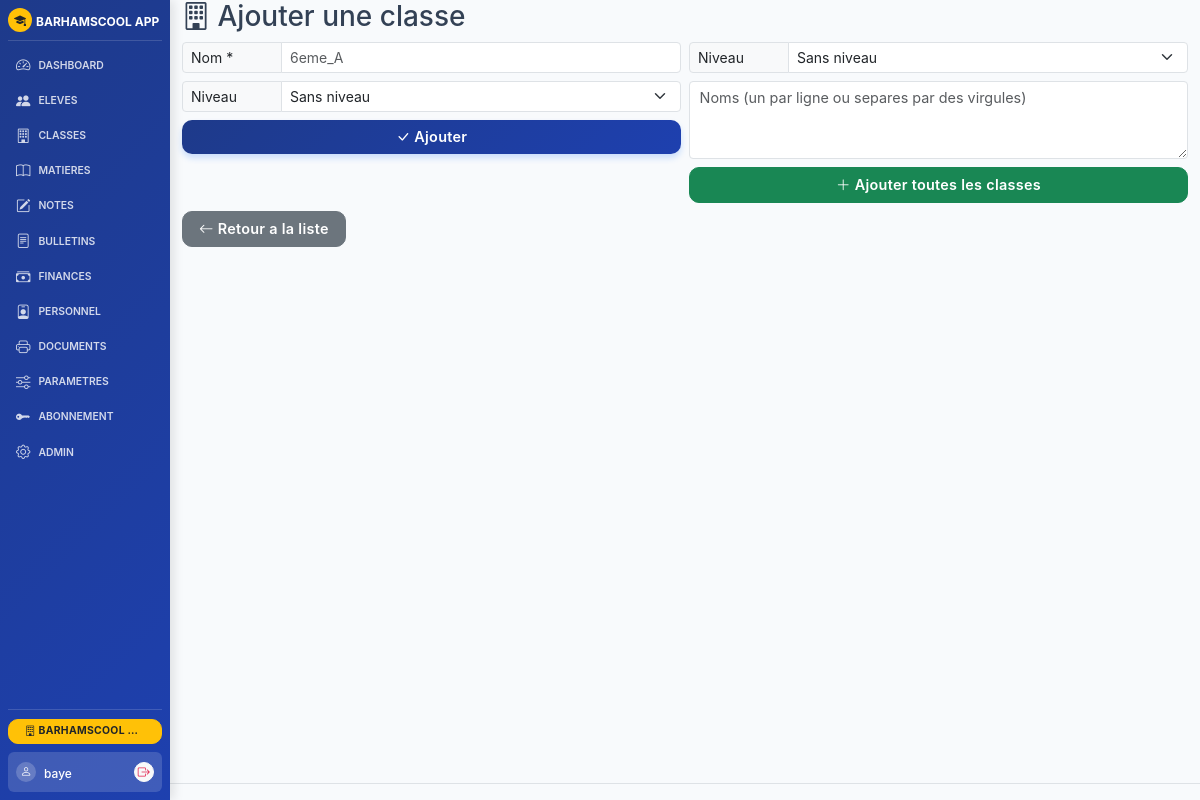
The app's page /classes/ajouter (signed in) with its own data.
### models.py (models this page shows, shortened)
class Ecole(db.Model):
    id = db.Column(db.Integer, primary_key=True)
    nom = db.Column(db.String(200), default='BARHAMSCOOL APP')
    identifiant = db.Column(db.String(50), unique=True, nullable=True)
    adresse = db.Column(db.String(300), default='ZAC MBAO CITE CAPEC')
    tel = db.Column(db.String(100), default='338369035-772601310-777385032')
    annee_scolaire = db.Column(db.String(20), default='2024-2025')
    zone = db.Column(db.String(100), default='RUFISQUE')
    dev = db.Column(db.String(200), default='Abdou Diatta - Barham Informatique')
    email = db.Column(db.String(150), default='')
    type_ecole = db.Column(db.String(100), default='')
    directeur = db.Column(db.String(150), default='')
    chef_etablissement = db.Column(db.String(150), default='')
    slogan = db.Column(db.String(300), default='')
    autorisation = db.Column(db.String(100), default='')
    code_etablissement = db.Column(db.String(50), default='')
    ia = db.Column(db.String(100), default='')
    ief = db.Column(db.String(100), default='')
    session_timeout = db.Column(db.Integer, default=30)  # en minutes
    max_login_attempts = db.Column(db.Integer, default=5)
    lockout_duration = db.Column(db.Integer, default=15)  # en minutes
    ip_whitelist = db.Column(db.Text, default='')  # IPs autorisées (séparées par virgule)
    smtp_server = db.Column(db.String(150), default='')
    smtp_port = db.Column(db.Integer, default=587)
    smtp_user = db.Column(db.String(150), default='')
    smtp_password = db.Column(db.String(150), default='')
    smtp_use_tls = db.Column(db.Boolean, default=True)
    email_expediteur = db.Column(db.String(150), default='')

class User(UserMixin, db.Model):
    id = db.Column(db.Integer, primary_key=True)
    username = db.Column(db.String(80), unique=True, nullable=False)
    password_hash = db.Column(db.String(256), nullable=False)
    role = db.Column(db.String(50), default='user')
    ecole_id = db.Column(db.Integer, db.ForeignKey('ecole.id'), nullable=True)
    created_at = db.Column(db.DateTime, default=lambda: datetime.now(timezone.utc))
    last_login = db.Column(db.DateTime, nullable=True)
    identifiant = db.Column(db.String(50), unique=True, nullable=True)
    ecole = db.relationship('Ecole', backref='users')

### routes_classes.py (the view, shortened to what this page needs)
@app.route('/classes/ajouter', methods=['GET','POST'])
@login_required
def classe_ajouter():
    ecole_id = get_current_ecole_id()
    e = Ecole.query.get(ecole_id)
    return render_template('classes/form.html', ecole=e)

### app.py (called while the page is built, shortened)
def get_current_ecole_id():
    if 'ecole_id' in session:
        return session['ecole_id']
    ecole = Ecole.query.first()
    if ecole:
        session['ecole_id'] = ecole.id
        return ecole.id
    return 1

def get_current_annee():
    annee_session = session.get('annee_scolaire')
    if annee_session and str(annee_session).strip().lower() != 'none':
        return annee_session

@app.context_processor
def inject_globals():
    try:
        ecole_id = get_current_ecole_id()
        ecole = Ecole.query.get(ecole_id)
        if not ecole:
            ecole = Ecole.query.first()
            if ecole: session['ecole_id'] = ecole.id
        all_ecoles = Ecole.query.all()
        annees = AnneeScolaire.query.filter_by(ecole_id=ecole_id).order_by(AnneeScolaire.annee.desc()).all()
        current_annee = get_current_annee()
    except Exception:
        ecole = None
        all_ecoles = []
        annees = []
        current_annee = get_current_annee()
    return dict(ecole=ecole, all_ecoles=all_ecoles, all_annees=annees, current_annee=current_annee)

@app.context_processor
def inject_licence_status():
    from flask_login import current_user
    from models import Licence
    try:
        if current_user.is_authenticated and current_user.role != 'super_users':
            ecole_id = get_current_ecole_id()
            licence = Licence.licence_active_for_ecole(ecole_id)
            if licence:
                return {
                    'has_licence': True,
                    'est_essai': licence.essai,
                    'jours_restants': licence.jours_restants
                }
            return {'has_licence': False, 'est_essai': False, 'jours_restants': 0}
    except:
        pass
    return {'has_licence': True, 'est_essai': False, 'jours_restants': 0}  # super_users = toujours true

### routes_auth.py (called while the page is built)
@login_manager.user_loader
def load_user(id): return User.query.get(int(id))

### templates/classes/form.html (shortened to what this page needs)
{% extends "base.html" %}
{% block content %}
<h3 class="mb-2"><i class="bi bi-building"></i> {{ 'Modifier' if classe else 'Ajouter' }} une classe</h3>
{% if classe %}
<div class="card shadow-sm"><div class="card-body">
<form method="POST">
    <div class="row g-3">
        <div class="col-md-6">
            <label class="form-label fw-bold">Nom de la classe *</label>
            <input type="text" name="nom" class="form-control" value="{{ classe.nom if classe }}" placeholder="Ex: 6E_A, CE1B, TLE_S2" required>
        </div>
        <div class="col-md-6">
            <label class="form-label fw-bold">Niveau</label>
            <select name="niveau" class="form-select">
                <option value="">Sans niveau</option>
                <option value="Prescolaire" {% if classe.niveau=='Prescolaire' %}selected{% endif %}>Prescolaire</option>
                <option value="Elementaire" {% if classe.niveau=='Elementaire' %}selected{% endif %}>Elementaire</option>
                <option value="Moyen Secondaire" {% if classe.niveau=='Moyen Secondaire' %}selected{% endif %}>Moyen Secondaire</option>
                <option value="Secondaire" {% if classe.niveau=='Secondaire' %}selected{% endif %}>Secondaire</option>
            </select>
        </div>
    </div>
    <hr>
    <button type="submit" class="btn btn-primary"><i class="bi bi-check-lg"></i> Enregistrer</button>
    <a href="{{ url_for('classes') }}" class="btn btn-secondary"><i class="bi bi-arrow-left"></i> Retour</a>
</form>
</div></div>
{% else %}
<div class="row g-2">
    <div class="col-md-6">
        <form method="POST">
            <div class="input-group input-group-sm mb-2">
                <span class="input-group-text" style="width:100px;">Nom *</span>
                <input type="text" name="nom" class="form-control" placeholder="6eme_A" required>
            </div>
            <div class="input-group input-group-sm mb-2">
                <span class="input-group-text" style="width:100px;">Niveau</span>
                <select name="niveau" class="form-select">
                    <option value="">Sans niveau</option>
                </select>
            </div>
            <button type="submit" class="btn btn-primary btn-sm w-100"><i class="bi bi-check-lg"></i> Ajouter</button>
        </form>
    </div>
    <div class="col-md-6">
        <form method="POST" action="{{ url_for('classe_ajouter') }}">
            <div class="input-group input-group-sm mb-2">
                <span class="input-group-text" style="width:100px;">Niveau</span>
                <select name="niveau" class="form-select">
                    <option value="">Sans niveau</option>
                </select>
            </div>
            <div class="mb-2">
                <textarea name="noms" class="form-control form-control-sm" rows="3" placeholder="Noms (un par ligne ou separes par des virgules)" required></textarea>
            </div>
            <button type="submit" class="btn btn-success btn-sm w-100"><i class="bi bi-plus-lg"></i> Ajouter toutes les classes</button>
        </form>
    </div>
</div>
<div class="mt-2">
    <a href="{{ url_for('classes') }}" class="btn btn-secondary btn-sm"><i class="bi bi-arrow-left"></i> Retour a la liste</a>
</div>
{% endif %}
{% endblock %}

### templates/base.html (shortened to what this page needs)
<!DOCTYPE html>
<html lang="fr">
<head>
    <link href="https://cdn.jsdelivr.net/npm/bootstrap@5.3.3/dist/css/bootstrap.min.css" rel="stylesheet">
    <link href="https://cdn.jsdelivr.net/npm/bootstrap-icons@1.11.3/font/bootstrap-icons.min.css" rel="stylesheet">
    <link href="{{ url_for('static', filename='css/style.css') }}?v=3" rel="stylesheet">
</head>
<body>
    <div class="app-layout {% if not current_user.is_authenticated %}no-sidebar{% endif %}">
        {% if current_user.is_authenticated %}
        <aside class="app-sidebar text-white" id="appSidebar">
            <div class="sidebar-brand">
                <div class="brand-icon bg-warning text-dark rounded-circle me-1" style="width:24px; height:24px; display:flex; align-items:center; justify-content:center; flex-shrink: 0;">
                    <i class="bi bi-mortarboard-fill" style="font-size: 0.75rem !important;"></i>
                </div>
                <div class="brand-text text-truncate" title="{{ ecole.nom if ecole else 'BARHAMSCOOL APP' }}">
                    <span class="fw-bold" style="font-size: 0.75rem !important;">{{ ecole.nom if ecole else 'BARHAMSCOOL APP' }}</span>
                </div>
            </div>
            <nav class="sidebar-menu">
                <ul class="nav flex-column gap-0">
                    {% if not has_licence %}
                    <li class="nav-item">
                        <a class="nav-link d-flex align-items-center gap-2 py-1 px-2 {{ 'active' if request.endpoint == 'abonnement' }}" href="{{ url_for('abonnement') }}">
                            <i class="bi bi-key-fill" style="font-size: 0.9rem;"></i>
                            <span style="font-size: 0.65rem; text-transform: uppercase; font-weight: 600;">Abonnement</span>
                        </a>
                    </li>
                    {% else %}
                    {% for endpoint, icon, label in nav_items %}
                    <li class="nav-item">
                        <a class="nav-link d-flex align-items-center gap-2 py-1 px-2 {{ 'active' if request.endpoint == endpoint }}" href="{{ url_for(endpoint) }}">
                            <i class="bi {{ icon }}" style="font-size: 0.9rem;"></i>
                            <span style="font-size: 0.65rem; text-transform: uppercase; font-weight: 600;">{{ label }}</span>
                        </a>
                    </li>
                    {% endfor %}
                    <li class="nav-item">
                        <a class="nav-link d-flex align-items-center gap-2 py-1 px-2 {{ 'active' if request.endpoint == 'parametres_financiers' }}" href="{{ url_for('parametres_financiers') }}">
                            <i class="bi bi-sliders" style="font-size: 0.9rem;"></i>
                            <span style="font-size: 0.65rem; text-transform: uppercase; font-weight: 600;">Parametres</span>
                        </a>
                    </li>
                    <li class="nav-item">
                        <a class="nav-link d-flex align-items-center gap-2 py-1 px-2 {{ 'active' if request.endpoint == 'abonnement' }}" href="{{ url_for('abonnement') }}">
                            <i class="bi bi-key-fill" style="font-size: 0.9rem;"></i>
                            <span style="font-size: 0.65rem; text-transform: uppercase; font-weight: 600;">Abonnement</span>
                        </a>
                    </li>
                    {% endif %}
                    {% if current_user.role == 'super_users' %}
                    <li class="nav-item">
                        <a class="nav-link d-flex align-items-center gap-2 py-1 px-2 {{ 'active' if request.endpoint == 'admin' }}" href="{{ url_for('admin') }}">
                            <i class="bi bi-gear" style="font-size: 0.9rem;"></i>
                            <span style="font-size: 0.65rem; text-transform: uppercase; font-weight: 600;">Admin</span>
                        </a>
                    </li>
                    {% endif %}
                </ul>
            </nav>
            <div class="sidebar-footer mt-auto">
                {% if current_user.role == 'super_users' and all_ecoles %}
                <div class="dropdown w-100 mb-2">
                    <button class="btn btn-sm btn-warning text-dark dropdown-toggle fw-bold w-100 py-1" type="button" data-bs-toggle="dropdown" aria-expanded="false" style="font-size: 0.65rem; line-height: 1.4; text-overflow: ellipsis; overflow: hidden; white-space: nowrap;" title="{{ ecole.nom if ecole else 'École' }}">
                        <i class="bi bi-building"></i> {{ ecole.nom if ecole else 'École' }}
                    </button>
                </div>
                {% endif %}
                <div class="user-profile-block d-flex align-items-center justify-content-between p-2 rounded" style="background: rgba(255,255,255,0.15);">
                    <div class="d-flex align-items-center gap-2">
                        <div class="avatar bg-white-20 rounded-circle" style="width:20px; height:20px; display:flex; align-items:center; justify-content:center;">
                            <i class="bi bi-person" style="font-size: 0.7rem;"></i>
                        </div>
                        <div class="user-info text-truncate">
                            <span class="fw-medium text-white" style="font-size: 0.75rem;">{{ current_user.username }}</span>
                        </div>
                    </div>
                    <a class="btn btn-sm btn-light p-0 rounded-circle d-flex align-items-center justify-content-center" href="{{ url_for('logout') }}" title="Quitter" style="width: 20px; height: 20px; color: var(--danger-color) !important;">
                        <i class="bi bi-box-arrow-right" style="font-size: 0.75rem;"></i>
                    </a>
                </div>
            </div>
        </aside>
        {% endif %}
        <main class="app-main">
            <div class="container-fluid" style="margin-top:0 !important; padding-top:0 !important;">
                {% block content %}{% endblock %}
            </div>
            <footer class="text-center text-muted py-2 mt-auto border-top small">
            </footer>
        </main>
    </div>
</body>
</html>

### static/css/style.css (style rules this page uses)
:root { --primary-color: #1e3a8a; --primary-gradient: linear-gradient(135deg, #1e3a8a 0%, #1e40af 100%); --accent-color: #f59e0b; --secondary-color: #64748b; --success-color: #10b981; --danger-color: #e11d48; --warning-color: #f59e0b; --info-color: #0ea5e9; --dark-color: #0f172a; --light-bg: #f8fafc; --card-shadow: 0 10px 15px -3px rgba(0, 0, 0, 0.1), 0 4px 6px -2px rgba(0, 0, 0, 0.05); --transition: all 0.25s cubic-bezier(0.4, 0, 0.2, 1); }
body { background-color: var(--light-bg); font-family: 'Outfit', 'Inter', -apple-system, BlinkMacSystemFont, "Segoe UI", Roboto, sans-serif; color: #334155; -webkit-font-smoothing: antialiased; }
.btn { border-radius: 10px; padding: 0.7rem 1.5rem; font-weight: 600; transition: var(--transition); letter-spacing: 0.3px; }
.btn-primary { background: var(--primary-gradient); border: none; box-shadow: 0 4px 6px rgba(13, 110, 253, 0.2); }
.bg-white-20 { background-color: rgba(255, 255, 255, 0.2); }
html, body { height: 100vh; overflow: hidden; }
body { display: flex; flex-direction: column; }
.container-fluid { flex: 1 1 auto; overflow-y: auto; overflow-x: hidden; padding-top: 0.5rem; padding-bottom: 0.5rem; }
footer { flex-shrink: 0; padding-top: 0.5rem; padding-bottom: 0.5rem; }
.form-select, .form-control { padding: 0.35rem 0.6rem; font-size: 0.9rem; }
.btn { padding: 0.4rem 1rem; font-size: 0.9rem; }
.app-layout { display: flex; height: 100vh; width: 100vw; overflow: hidden; }
.app-sidebar { width: 170px; flex-shrink: 0; height: 100%; display: flex; flex-direction: column; padding: 0.5rem; background: var(--primary-gradient) !important; box-shadow: 4px 0 10px rgba(0, 0, 0, 0.1); z-index: 1040; }
.sidebar-brand { display: flex; align-items: center; padding-bottom: 0.5rem; margin-bottom: 0.5rem; border-bottom: 1px solid rgba(255, 255, 255, 0.15); }
.sidebar-menu .nav { gap: 0.15rem !important; }
.sidebar-menu .nav-link { padding: 0.35rem 0.5rem !important; }
.sidebar-menu { flex: 1; overflow-y: auto; scrollbar-width: none; -ms-overflow-style: none; }
.sidebar-menu .nav-link { color: rgba(255, 255, 255, 0.8) !important; border-radius: 8px; transition: var(--transition); font-size: 0.8rem; }
.sidebar-footer { padding-top: 0.5rem; border-top: 1px solid rgba(255, 255, 255, 0.15); flex-shrink: 0; }
.app-main { flex: 1; display: flex; flex-direction: column; height: 100%; overflow: hidden; background-color: var(--light-bg); }
.app-main > .container-fluid { flex: 1; overflow-y: auto; padding: 0 12px !important; margin: 0 !important; }
.app-main footer { flex-shrink: 0; }

### records on screen
Ecole: nom "BARHAMSCOOL APP", nom "BARHAMSCOOL…"
User: username "baye"

### other values on screen
{{ label }} "DASHBOARD" "ELEVES" "CLASSES" "MATIERES" "NOTES" "BULLETINS" "FINANCES" "PERSONNEL" "DOCUMENTS"
{{ 'Modifier' if classe else 'Ajouter' }} "Ajouter"
